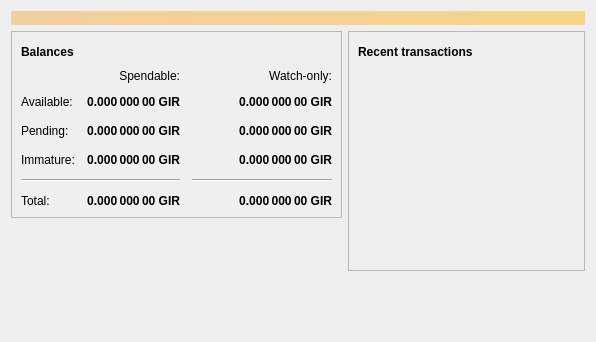
<?xml version="1.0" encoding="UTF-8"?>
<ui version="4.0">
 <class>OverviewPage</class>
 <widget class="QWidget" name="OverviewPage">
  <property name="geometry">
   <rect>
    <x>0</x>
    <y>0</y>
    <width>596</width>
    <height>342</height>
   </rect>
  </property>
  <property name="windowTitle">
   <string>Form</string>
  </property>
  <layout class="QVBoxLayout" name="topLayout">
   <item>
    <widget class="QLabel" name="labelAlerts">
     <property name="visible">
      <bool>false</bool>
     </property>
     <property name="styleSheet">
      <string notr="true">QLabel { background-color: qlineargradient(x1: 0, y1: 0, x2: 1, y2: 0, stop:0 #F0D0A0, stop:1 #F8D488); color:#000000; }</string>
     </property>
     <property name="wordWrap">
      <bool>true</bool>
     </property>
     <property name="margin">
      <number>3</number>
     </property>
     <property name="textInteractionFlags">
      <set>Qt::TextSelectableByMouse</set>
     </property>
    </widget>
   </item>
   <item>
    <layout class="QHBoxLayout" name="horizontalLayout" stretch="1,1">
     <item>
      <layout class="QVBoxLayout" name="verticalLayout_2">
       <item>
        <widget class="QFrame" name="frame">
         <property name="frameShape">
          <enum>QFrame::StyledPanel</enum>
         </property>
         <property name="frameShadow">
          <enum>QFrame::Raised</enum>
         </property>
         <layout class="QVBoxLayout" name="verticalLayout_4">
          <item>
           <layout class="QHBoxLayout" name="horizontalLayout_4">
            <item>
             <widget class="QLabel" name="label_5">
              <property name="font">
               <font>
                <weight>75</weight>
                <bold>true</bold>
               </font>
              </property>
              <property name="text">
               <string>Balances</string>
              </property>
             </widget>
            </item>
            <item>
             <widget class="QPushButton" name="labelWalletStatus">
              <property name="enabled">
               <bool>true</bool>
              </property>
              <property name="maximumSize">
               <size>
                <width>30</width>
                <height>16777215</height>
               </size>
              </property>
              <property name="toolTip">
               <string>The displayed information may be out of date. Your wallet automatically synchronizes with the GirinoCoin network after a connection is established, but this process has not completed yet.</string>
              </property>
              <property name="text">
               <string/>
              </property>
              <property name="icon">
               <iconset resource="../bitcoin.qrc">
                <normaloff>:/icons/warning</normaloff>
                <disabledoff>:/icons/warning</disabledoff>:/icons/warning</iconset>
              </property>
              <property name="iconSize">
               <size>
                <width>24</width>
                <height>24</height>
               </size>
              </property>
              <property name="flat">
               <bool>true</bool>
              </property>
             </widget>
            </item>
            <item>
             <spacer name="horizontalSpacer_3">
              <property name="orientation">
               <enum>Qt::Horizontal</enum>
              </property>
              <property name="sizeHint" stdset="0">
               <size>
                <width>40</width>
                <height>20</height>
               </size>
              </property>
             </spacer>
            </item>
           </layout>
          </item>
          <item>
           <layout class="QGridLayout" name="gridLayout">
            <property name="spacing">
             <number>12</number>
            </property>
            <item row="2" column="2">
             <widget class="QLabel" name="labelWatchPending">
              <property name="font">
               <font>
                <weight>75</weight>
                <bold>true</bold>
               </font>
              </property>
              <property name="cursor">
               <cursorShape>IBeamCursor</cursorShape>
              </property>
              <property name="toolTip">
               <string>Unconfirmed transactions to watch-only addresses</string>
              </property>
              <property name="text">
               <string notr="true">0.000 000 00 GIR</string>
              </property>
              <property name="alignment">
               <set>Qt::AlignRight|Qt::AlignTrailing|Qt::AlignVCenter</set>
              </property>
              <property name="textInteractionFlags">
               <set>Qt::LinksAccessibleByMouse|Qt::TextSelectableByKeyboard|Qt::TextSelectableByMouse</set>
              </property>
             </widget>
            </item>
            <item row="2" column="1">
             <widget class="QLabel" name="labelUnconfirmed">
              <property name="font">
               <font>
                <weight>75</weight>
                <bold>true</bold>
               </font>
              </property>
              <property name="cursor">
               <cursorShape>IBeamCursor</cursorShape>
              </property>
              <property name="toolTip">
               <string>Total of transactions that have yet to be confirmed, and do not yet count toward the spendable balance</string>
              </property>
              <property name="text">
               <string notr="true">0.000 000 00 GIR</string>
              </property>
              <property name="alignment">
               <set>Qt::AlignRight|Qt::AlignTrailing|Qt::AlignVCenter</set>
              </property>
              <property name="textInteractionFlags">
               <set>Qt::LinksAccessibleByMouse|Qt::TextSelectableByKeyboard|Qt::TextSelectableByMouse</set>
              </property>
             </widget>
            </item>
            <item row="3" column="2">
             <widget class="QLabel" name="labelWatchImmature">
              <property name="font">
               <font>
                <weight>75</weight>
                <bold>true</bold>
               </font>
              </property>
              <property name="cursor">
               <cursorShape>IBeamCursor</cursorShape>
              </property>
              <property name="toolTip">
               <string>Mined balance in watch-only addresses that has not yet matured</string>
              </property>
              <property name="text">
               <string notr="true">0.000 000 00 GIR</string>
              </property>
              <property name="alignment">
               <set>Qt::AlignRight|Qt::AlignTrailing|Qt::AlignVCenter</set>
              </property>
              <property name="textInteractionFlags">
               <set>Qt::LinksAccessibleByMouse|Qt::TextSelectableByKeyboard|Qt::TextSelectableByMouse</set>
              </property>
             </widget>
            </item>
            <item row="4" column="0" colspan="2">
             <widget class="Line" name="line">
              <property name="orientation">
               <enum>Qt::Horizontal</enum>
              </property>
             </widget>
            </item>
            <item row="4" column="2">
             <widget class="Line" name="lineWatchBalance">
              <property name="sizePolicy">
               <sizepolicy hsizetype="Preferred" vsizetype="Fixed">
                <horstretch>0</horstretch>
                <verstretch>0</verstretch>
               </sizepolicy>
              </property>
              <property name="minimumSize">
               <size>
                <width>140</width>
                <height>0</height>
               </size>
              </property>
              <property name="orientation">
               <enum>Qt::Horizontal</enum>
              </property>
             </widget>
            </item>
            <item row="5" column="0">
             <widget class="QLabel" name="labelTotalText">
              <property name="text">
               <string>Total:</string>
              </property>
             </widget>
            </item>
            <item row="3" column="1">
             <widget class="QLabel" name="labelImmature">
              <property name="font">
               <font>
                <weight>75</weight>
                <bold>true</bold>
               </font>
              </property>
              <property name="cursor">
               <cursorShape>IBeamCursor</cursorShape>
              </property>
              <property name="toolTip">
               <string>Mined balance that has not yet matured</string>
              </property>
              <property name="text">
               <string notr="true">0.000 000 00 GIR</string>
              </property>
              <property name="alignment">
               <set>Qt::AlignRight|Qt::AlignTrailing|Qt::AlignVCenter</set>
              </property>
              <property name="textInteractionFlags">
               <set>Qt::LinksAccessibleByMouse|Qt::TextSelectableByKeyboard|Qt::TextSelectableByMouse</set>
              </property>
             </widget>
            </item>
            <item row="2" column="3">
             <spacer name="horizontalSpacer_2">
              <property name="orientation">
               <enum>Qt::Horizontal</enum>
              </property>
              <property name="sizeHint" stdset="0">
               <size>
                <width>40</width>
                <height>20</height>
               </size>
              </property>
             </spacer>
            </item>
            <item row="3" column="0">
             <widget class="QLabel" name="labelImmatureText">
              <property name="text">
               <string>Immature:</string>
              </property>
             </widget>
            </item>
            <item row="5" column="1">
             <widget class="QLabel" name="labelTotal">
              <property name="font">
               <font>
                <weight>75</weight>
                <bold>true</bold>
               </font>
              </property>
              <property name="cursor">
               <cursorShape>IBeamCursor</cursorShape>
              </property>
              <property name="toolTip">
               <string>Your current total balance</string>
              </property>
              <property name="text">
               <string notr="true">0.000 000 00 GIR</string>
              </property>
              <property name="alignment">
               <set>Qt::AlignRight|Qt::AlignTrailing|Qt::AlignVCenter</set>
              </property>
              <property name="textInteractionFlags">
               <set>Qt::LinksAccessibleByMouse|Qt::TextSelectableByKeyboard|Qt::TextSelectableByMouse</set>
              </property>
             </widget>
            </item>
            <item row="5" column="2">
             <widget class="QLabel" name="labelWatchTotal">
              <property name="font">
               <font>
                <weight>75</weight>
                <bold>true</bold>
               </font>
              </property>
              <property name="cursor">
               <cursorShape>IBeamCursor</cursorShape>
              </property>
              <property name="toolTip">
               <string>Current total balance in watch-only addresses</string>
              </property>
              <property name="text">
               <string notr="true">0.000 000 00 GIR</string>
              </property>
              <property name="alignment">
               <set>Qt::AlignRight|Qt::AlignTrailing|Qt::AlignVCenter</set>
              </property>
              <property name="textInteractionFlags">
               <set>Qt::LinksAccessibleByMouse|Qt::TextSelectableByKeyboard|Qt::TextSelectableByMouse</set>
              </property>
             </widget>
            </item>
            <item row="0" column="2">
             <widget class="QLabel" name="labelWatchonly">
              <property name="text">
               <string>Watch-only:</string>
              </property>
              <property name="alignment">
               <set>Qt::AlignRight|Qt::AlignTrailing|Qt::AlignVCenter</set>
              </property>
             </widget>
            </item>
            <item row="1" column="0">
             <widget class="QLabel" name="labelBalanceText">
              <property name="text">
               <string>Available:</string>
              </property>
             </widget>
            </item>
            <item row="1" column="1">
             <widget class="QLabel" name="labelBalance">
              <property name="font">
               <font>
                <weight>75</weight>
                <bold>true</bold>
               </font>
              </property>
              <property name="cursor">
               <cursorShape>IBeamCursor</cursorShape>
              </property>
              <property name="toolTip">
               <string>Your current spendable balance</string>
              </property>
              <property name="text">
               <string notr="true">0.000 000 00 GIR</string>
              </property>
              <property name="alignment">
               <set>Qt::AlignRight|Qt::AlignTrailing|Qt::AlignVCenter</set>
              </property>
              <property name="textInteractionFlags">
               <set>Qt::LinksAccessibleByMouse|Qt::TextSelectableByKeyboard|Qt::TextSelectableByMouse</set>
              </property>
             </widget>
            </item>
            <item row="1" column="2">
             <widget class="QLabel" name="labelWatchAvailable">
              <property name="font">
               <font>
                <weight>75</weight>
                <bold>true</bold>
               </font>
              </property>
              <property name="cursor">
               <cursorShape>IBeamCursor</cursorShape>
              </property>
              <property name="toolTip">
               <string>Your current balance in watch-only addresses</string>
              </property>
              <property name="text">
               <string notr="true">0.000 000 00 GIR</string>
              </property>
              <property name="alignment">
               <set>Qt::AlignRight|Qt::AlignTrailing|Qt::AlignVCenter</set>
              </property>
              <property name="textInteractionFlags">
               <set>Qt::LinksAccessibleByMouse|Qt::TextSelectableByKeyboard|Qt::TextSelectableByMouse</set>
              </property>
             </widget>
            </item>
            <item row="2" column="0">
             <widget class="QLabel" name="labelPendingText">
              <property name="text">
               <string>Pending:</string>
              </property>
             </widget>
            </item>
            <item row="0" column="1">
             <widget class="QLabel" name="labelSpendable">
              <property name="text">
               <string>Spendable:</string>
              </property>
              <property name="alignment">
               <set>Qt::AlignRight|Qt::AlignTrailing|Qt::AlignVCenter</set>
              </property>
             </widget>
            </item>
           </layout>
          </item>
         </layout>
        </widget>
       </item>
       <item>
        <spacer name="verticalSpacer">
         <property name="orientation">
          <enum>Qt::Vertical</enum>
         </property>
         <property name="sizeHint" stdset="0">
          <size>
           <width>20</width>
           <height>40</height>
          </size>
         </property>
        </spacer>
       </item>
      </layout>
     </item>
     <item>
      <layout class="QVBoxLayout" name="verticalLayout_3">
       <item>
        <widget class="QFrame" name="frame_2">
         <property name="frameShape">
          <enum>QFrame::StyledPanel</enum>
         </property>
         <property name="frameShadow">
          <enum>QFrame::Raised</enum>
         </property>
         <layout class="QVBoxLayout" name="verticalLayout">
          <item>
           <layout class="QHBoxLayout" name="horizontalLayout_2">
            <item>
             <widget class="QLabel" name="label_4">
              <property name="font">
               <font>
                <weight>75</weight>
                <bold>true</bold>
               </font>
              </property>
              <property name="text">
               <string>Recent transactions</string>
              </property>
             </widget>
            </item>
            <item>
             <widget class="QPushButton" name="labelTransactionsStatus">
              <property name="enabled">
               <bool>true</bool>
              </property>
              <property name="maximumSize">
               <size>
                <width>30</width>
                <height>16777215</height>
               </size>
              </property>
              <property name="toolTip">
               <string>The displayed information may be out of date. Your wallet automatically synchronizes with the GirinoCoin network after a connection is established, but this process has not completed yet.</string>
              </property>
              <property name="text">
               <string/>
              </property>
              <property name="icon">
               <iconset resource="../bitcoin.qrc">
                <normaloff>:/icons/warning</normaloff>
                <disabledoff>:/icons/warning</disabledoff>:/icons/warning</iconset>
              </property>
              <property name="iconSize">
               <size>
                <width>24</width>
                <height>24</height>
               </size>
              </property>
              <property name="flat">
               <bool>true</bool>
              </property>
             </widget>
            </item>
            <item>
             <spacer name="horizontalSpacer">
              <property name="orientation">
               <enum>Qt::Horizontal</enum>
              </property>
              <property name="sizeHint" stdset="0">
               <size>
                <width>40</width>
                <height>20</height>
               </size>
              </property>
             </spacer>
            </item>
           </layout>
          </item>
          <item>
           <widget class="QListView" name="listTransactions">
            <property name="styleSheet">
             <string notr="true">QListView { background: transparent; }</string>
            </property>
            <property name="frameShape">
             <enum>QFrame::NoFrame</enum>
            </property>
            <property name="verticalScrollBarPolicy">
             <enum>Qt::ScrollBarAlwaysOff</enum>
            </property>
            <property name="horizontalScrollBarPolicy">
             <enum>Qt::ScrollBarAlwaysOff</enum>
            </property>
            <property name="selectionMode">
             <enum>QAbstractItemView::NoSelection</enum>
            </property>
           </widget>
          </item>
         </layout>
        </widget>
       </item>
       <item>
        <spacer name="verticalSpacer_2">
         <property name="orientation">
          <enum>Qt::Vertical</enum>
         </property>
         <property name="sizeHint" stdset="0">
          <size>
           <width>20</width>
           <height>40</height>
          </size>
         </property>
        </spacer>
       </item>
      </layout>
     </item>
    </layout>
   </item>
  </layout>
 </widget>
 <resources/>
 <connections/>
</ui>
